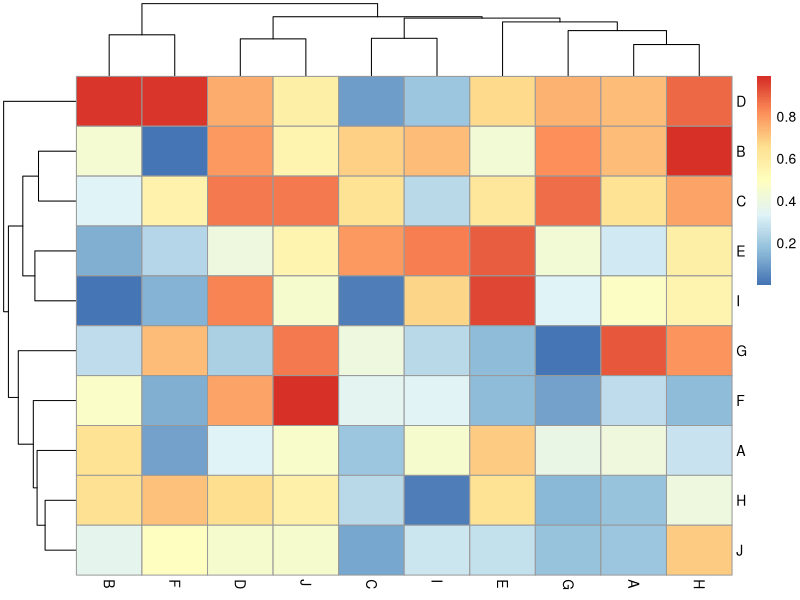
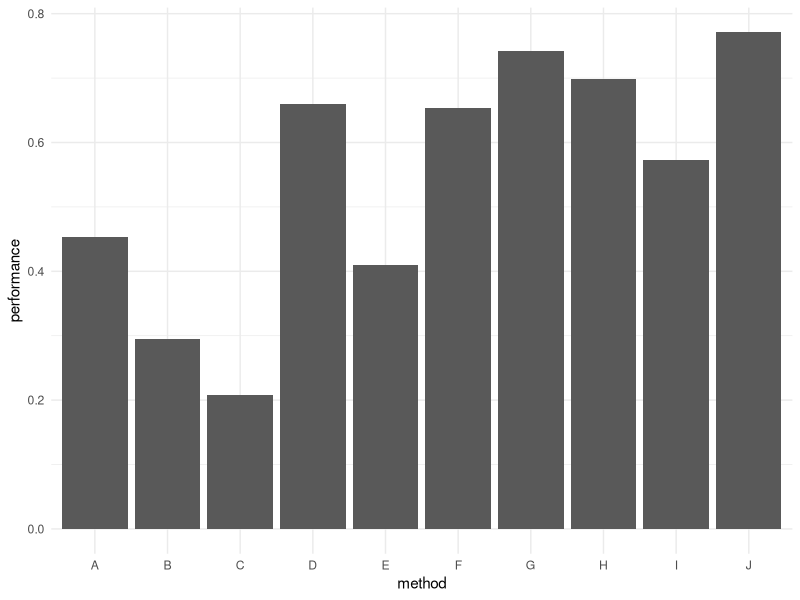

Write the R code that produced these figures, in order.
## ---- chunk 1
library(tidyverse)
library(ggpubr)
library(corrplot)
library(pheatmap)
library(knitr)
library(rmarkdown)
knitr::opts_chunk$set(echo = FALSE, warning = FALSE)
## ---- chunk 2
df <- tibble(method = c(LETTERS[1:10]),
             performance = runif(10))
matrix <- matrix(runif(100), nrow = 10, ncol = 10)
colnames(matrix) <- LETTERS[1:10]
rownames(matrix) <- LETTERS[1:10]
## ---- chunk 3
kable(df)
## ---- chunk 4
pheatmap(matrix)
## ---- chunk 5
df %>% 
  ggplot(aes(x = method, y = performance)) +
  geom_col() +
  theme_minimal()
